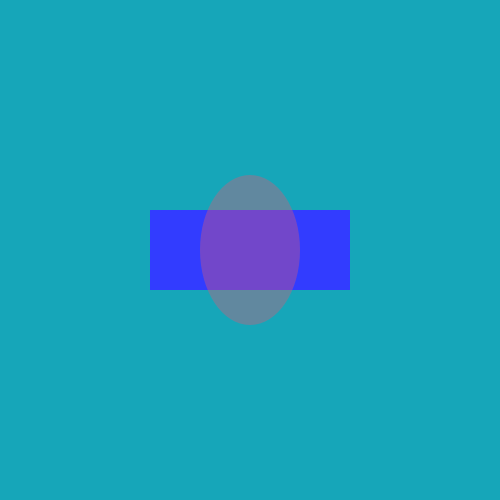
Frame 1 (no input)
Frame 60 (the mouse pressed at the canvas centre just before this capture): identical to frame 1, image omitted
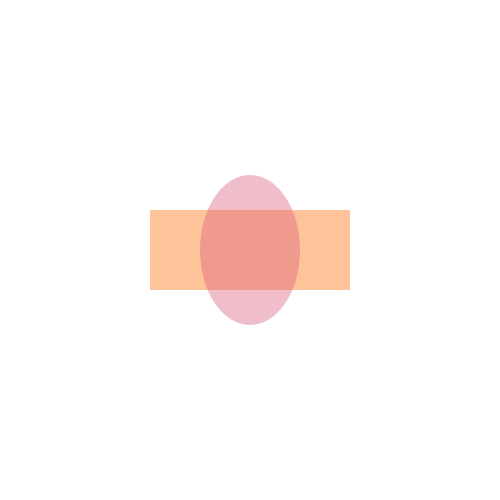
Frame 120 (the mouse held since frame 60 and released just before this capture)

The Processing sketch that drew these frames (run headless with seeded random() and noise(); from frame 60 on, the mouse is pressed at the canvas centre):

// Processing sketch: day2_interactiveButton
// ── day2_interactiveButton.pde
boolean button = false; 
int x, y; 
int w = 200; 
int h = 80; 

void setup(){
  size(500, 500);  
 
   x = width/2; 
   y = height/2; 
}


void draw(){
 
  
  //rectMode(CENTER); 
  
  noStroke(); 
   
  if(mouseX > x-w/2 && mouseX < x +w/2 && mouseY > y- h/2 && mouseY < y +h/2 && mousePressed){
      button = true; 
  }else{
      button = false; 
  }
  
  if(button == true){
    background(255); 
    fill(255, 195, 154); 
    rect(x-w/2, y-h/2, w, h); 
  }else {
    background(22, 166, 185); 
    fill(50, 60, 255); 
    rect(x-w/2, y-h/2, w, h); 
  }
  
  
  
  fill(214, 88, 120, 100); 
  
  ellipse(width/2, height/2, 100, 150); 
  
}
